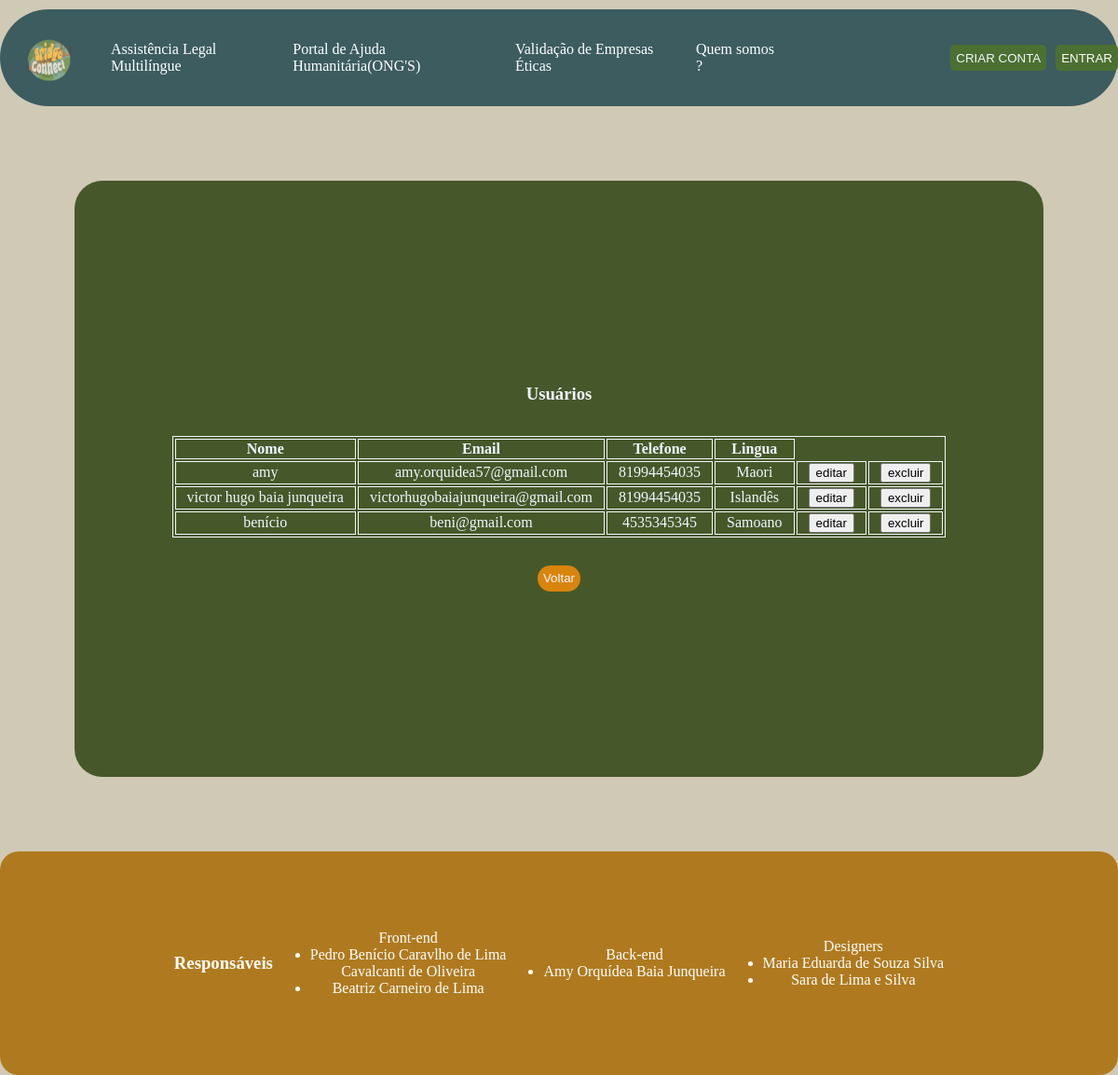
The page /lista/usuarios on the database as committed earlier.
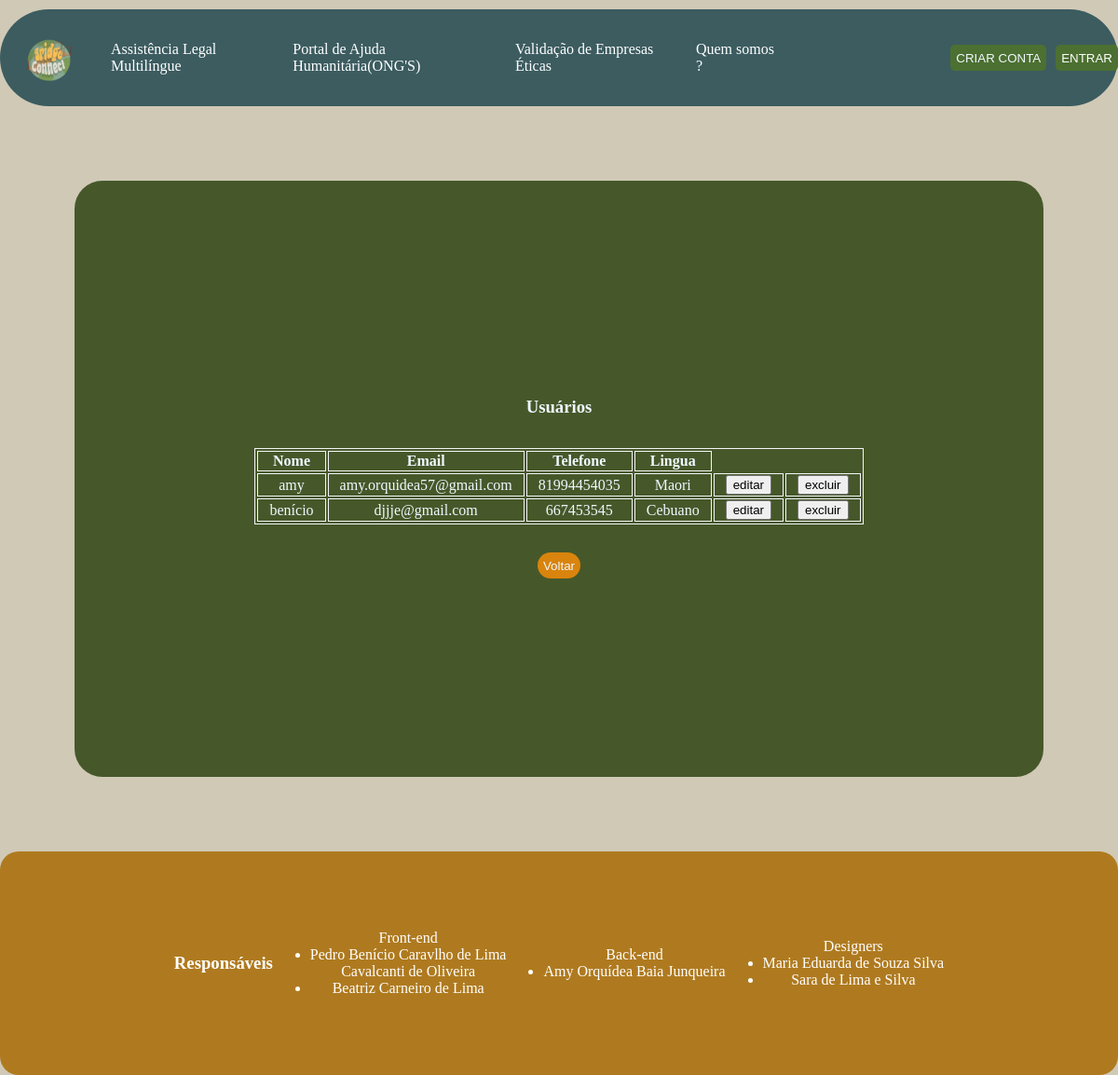
The same page on the database as committed later.
### app.py (models this page shows)
class Usuarios(db.Model):
    id = db.Column(db.Integer, primary_key=True, autoincrement=True)
    email = db.Column(db.String(50), unique=True, nullable=False)
    nome = db.Column(db.String(80), nullable=False)
    lingua = db.Column(db.String(20), nullable=False)
    senha = db.Column(db.String(15), nullable=False)
    telefone = db.Column(db.String(10), nullable=False)
    endereco = db.Column(db.String(120), nullable=False)

### app.py (the view)
@app.route('/lista/usuarios', methods=['GET'])
def listarUsuarios():
    usuarios = Usuarios.query.all()
    return render_template('listaUsuarios.html', usuarios=usuarios)

### templates/listaUsuarios.html (shortened to what this page needs)
<!DOCTYPE html>
<html lang="en">
<head>
    <link rel="stylesheet" href="/static/lista.css">
</head>
<body>
     <header>
        <img src="/static/img/Spring_20250724_073124_0000.png" alt="Logo" >
          <div class="links">
        <a href="#Assistencia_Legal">Assistência Legal Multilíngue</a>
        <a href="#Portal_De_Ajuda">Portal de Ajuda Humanitária(ONG'S)</a>
        <a href="#Validacao_De_Empresas">Validação de Empresas Éticas</a>
        <a href="#Quem_Somos">Quem somos ?</a>
          </div>
        <div class="botoes">
            <a href="/cadastro/usuario" target="_blank"><button class="criarconta">CRIAR CONTA</button></a>
          <a href="login.html"target="_blank"><button class="entrar">ENTRAR</button></a>
        </div>
    </header>
    <aside>
         <section id="SaibaMais_AssistenciaLegal">
            <h1>Usuários</h1>
            <table>
                <tr>
                    <th> Nome </th>
                    <th> Email </th>
                    <th> Telefone </th>
                    <th> Lingua </th>
                </tr>
                {%for u in usuarios%}
                <tr>
                    <td>{{u.nome}}</td>
                    <td>{{u.email}}</td>
                    <td>{{u.telefone}}</td>
                    <td>{{u.lingua}}</td>
                    <td><a href="/edit/usuario/{{u.id}}"><button>editar</button></a></td>
                    <td><a href="/delete/usuario/{{u.id}}"><button>excluir</button></a></td>
                </tr>
                {% endfor %}
            </table>
            <button id="VoltarAdvogado" onclick="">Voltar</button>
        </section>
    </aside>
    <footer>
        <h3>Responsáveis</h3><br>
        <ul>Front-end
            <li>Pedro Benício Caravlho de Lima <br>
                Cavalcanti de Oliveira</li>
            <li>Beatriz Carneiro de Lima</li>
        </ul>
        <ul>Back-end
            <li>Amy Orquídea Baia Junqueira</li>
        </ul>
        <ul>Designers
            <li>Maria Eduarda de Souza Silva</li>
            <li>Sara de Lima e Silva</li>
        </ul>
    </footer>
</body>
</html>

### static/lista.css (style rules this page uses)
body { background-color: #d0c9b6; margin: auto; height: 100vh; width: auto; }
header { background-color: #3C5C60; height: 13vh; display: flex; margin: 10px 0 0 0; border-radius: 10vh; }
.links { display: flex; justify-content: space-around; align-items: center; width: auto; text-decoration: none; font-size: medium; padding: 15px; color: white; gap: 20px; }
.links a { text-decoration: none; color: white; }
.botoes { display: flex; justify-content: flex-end; align-items: center; width: 32%; gap: 10px; }
.criarconta, .entrar { background-color: #4C7031; border-radius: 5px; height: 3.5vh; color: aliceblue; border: none; }
.entrar { color: white; }
footer { background-color: #AF7A1F; height: 30vh; display: flex; align-items: center; justify-content: center; text-align: center; margin: 0; border-radius: 20px; color: white }
table,th,td { border: 1px, whitesmoke, solid }
td { padding-right: 12px; padding-left: 12px; }
#Cadastrar_de_advogados, #VoltarAdvogado,#listar { background-color: #D9840D; border-radius: 30px; height: 3.5vh; color: aliceblue; border: none; display: flex; justify-content: center; align-items: center; gap: 15px; margin-top: 15px; }
#SaibaMais_AssistenciaLegal { background-color: #46582A; border-radius: 30px; height: 80vh; color: aliceblue; border: none; margin-left: 10vh; margin: 10vh; justify-content: center; align-items: center; display: flex; flex-direction: column; gap: 15px; text-align: center; }

Rows that differ between the two databases and show on the page:
removed Usuarios: nome "victor hugo baia junqueira", email "victorhugobaiajunqueira@gmail.com", telefone "81994454035", lingua "Islandês"
changed Usuarios "benício": email "beni@gmail.com" → "djjje@gmail.com"; telefone "4535345345" → "667453545"; lingua "Samoano" → "Cebuano"
